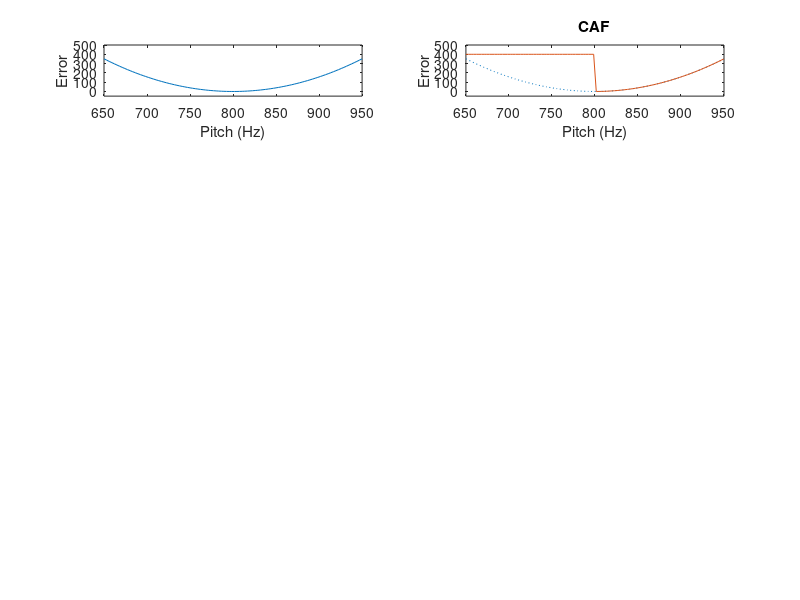

The MATLAB script that drew this image: (Note: this script raises an error after producing the figure.)
clear all
close all

pitchtarget = 800; % Hz
caferrorvalue = 400;
cafthreshold = 800; % Hz
caftime = 50; % ms
cafnoiseduration = 10; % ms
songlength = 200; % ms
totalmotifs = 100;
errorstd = 7;
errorkernel = normpdf(0:8*errorstd, 4*errorstd, errorstd);
tmax = songlength + length(errorkernel) - 1;
hitcolor = [1, 0  , 0];
esccolor = [0, 0.7, 0];


%% (A) error as a function of pitch in normal singing
rpefig.fig = figure;
pitch = linspace(-150,150) + pitchtarget;
pitcherror = ((pitch - pitchtarget) ./ pitchtarget .* 100).^2; % percent error squared

rpefig.pitcherroraxes = subplot(5,2,1);
plot(pitch, pitcherror);
ylim([-50 500])
xlabel('Pitch (Hz)')
ylabel('Error')
%% (B) error as a function of pitch in conditional auditory feedback
caferror = pitcherror;
caferror(pitch < cafthreshold) = caferrorvalue;
rpefig.caferroraxes = subplot(5,2,2);
plot(pitch, pitcherror, ':')
hold on
plot(pitch, caferror)
hold off
ylim([-50 500])
xlabel('Pitch (Hz)')
ylabel('Error')
title('CAF')
%% (C) pitch over time

% generate many pitches
fluctuations = generate_lman_noise(songlength, totalmotifs);
songs = fluctuations./100 .* pitchtarget + pitchtarget; % convert percent pitch into Hz

% choose one motif that escapes...
escmotif = find(songs(caftime, :) > cafthreshold, 1);

% ... and one motif that is hit by conditional auditory feedback
hitmotif = find(songs(caftime, :) < cafthreshold, 1);

rpefig.pitchtimeaxes = subplot(5,2,3:4);
plot(songs(:,escmotif), 'Color', esccolor)
hold on
plot(songs(:,hitmotif), 'Color', hitcolor)
% bar marking noise
x = [0, cafnoiseduration, cafnoiseduration, 0] + caftime;
lims = ylim;
y = [0, 0, -.05, -.05] * (lims(2)-lims(1)) + lims(2);
fill(x, y, 'r')
xlim([0 tmax])
hold off
% arrow marking caf time
temp = ylim;
ymin = temp(1);
[nx, ny] = dsxy2figxy([caftime,caftime], [ymin,cafthreshold]);
annotation('arrow', nx, ny+eps)
set(gca, 'XTickLabel', [])
ylabel('Pitch (Hz)')
%% error over time

% error is the squared percent difference between the song and target
errorraw = ((songs - pitchtarget)/pitchtarget * 100).^2;

% if the pitch is over the caf threshold at the target time, the error is
% equal to the caf error value for the duration of the noise burst
for motif = 1:totalmotifs
%     if motif == hitmotif
%         keyboard
%     end
    if songs(caftime, motif) < cafthreshold
        errorraw(caftime+(1:cafnoiseduration), motif) = caferrorvalue;
    end
end

% convolve with kernel to make error signal delayed and blurred
errorsmooth = zeros(tmax, size(songs, 2));
for motif = 1:totalmotifs
    errorsmooth(:,motif) = conv(errorraw(:,motif), errorkernel);
end

rpefig.errortimeaxes = subplot(5,2,5:6);
plot(errorsmooth(:,escmotif), 'Color', esccolor)
hold on
plot(errorsmooth(:,hitmotif), 'Color', hitcolor)
xlim([0 tmax])
hold off
ylabel('Error')
set(gca, 'XTickLabel', [])
%% reward over time
reward = -errorsmooth;
rpefig.rewardtimeaxes = subplot(5,2,7:8);
plot(reward(:,escmotif), 'Color', esccolor)
hold on
plot(reward(:,hitmotif), 'Color', hitcolor)
xlim([0 tmax])
prediction = mean(reward, 2);
plot(prediction, 'k:')
hold off
ylabel('Reward')
set(gca, 'XTickLabel', [])
%% reward prediction error over time
prediction = mean(reward, 2);
rpe = reward - prediction*ones(1, totalmotifs);
rpefig.rpetimeaxes = subplot(5,2,9:10);
plot(rpe(:, escmotif), 'Color', esccolor)
hold on
plot(rpe(:, hitmotif), 'Color', hitcolor)
xlim([0 tmax])
hold off
ylabel('RPE')
xlabel('Time (ms)')
